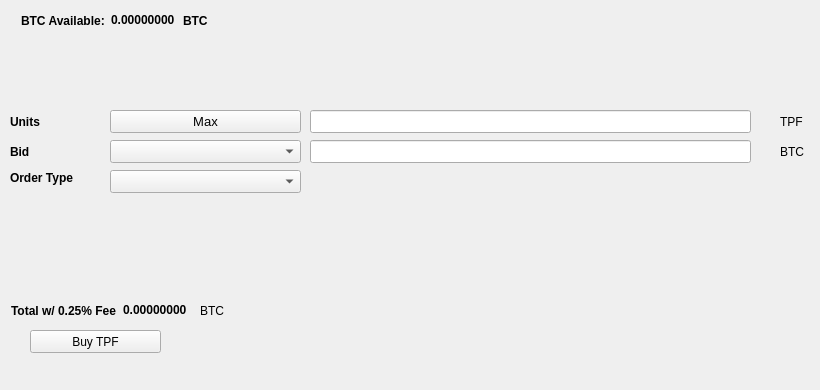
   <widget class="QWidget" name="BuyTab">
    <attribute name="title">
     <string>Buy</string>
    </attribute>
    <widget class="QPushButton" name="BuyTPF">
     <property name="geometry">
      <rect>
       <x>30</x>
       <y>330</y>
       <width>131</width>
       <height>23</height>
      </rect>
     </property>
     <property name="text">
      <string>Buy TPF</string>
     </property>
     <property name="icon">
      <iconset resource="../tpfcoin.qrc">
       <normaloff>:/icons/bitcoin</normaloff>:/icons/bitcoin</iconset>
     </property>
    </widget>
    <widget class="QLabel" name="label_3">
     <property name="geometry">
      <rect>
       <x>10</x>
       <y>110</y>
       <width>46</width>
       <height>23</height>
      </rect>
     </property>
     <property name="font">
      <font>
       <weight>75</weight>
       <bold>true</bold>
      </font>
     </property>
     <property name="text">
      <string>Units</string>
     </property>
    </widget>
    <widget class="QLineEdit" name="UnitsInput">
     <property name="geometry">
      <rect>
       <x>310</x>
       <y>110</y>
       <width>441</width>
       <height>23</height>
      </rect>
     </property>
     <property name="font">
      <font>
       <pointsize>9</pointsize>
       <weight>75</weight>
       <bold>true</bold>
      </font>
     </property>
    </widget>
    <widget class="QLineEdit" name="BuyBidPriceEdit">
     <property name="geometry">
      <rect>
       <x>310</x>
       <y>140</y>
       <width>441</width>
       <height>23</height>
      </rect>
     </property>
     <property name="font">
      <font>
       <pointsize>9</pointsize>
       <weight>75</weight>
       <bold>true</bold>
      </font>
     </property>
    </widget>
    <widget class="QLabel" name="label_4">
     <property name="geometry">
      <rect>
       <x>780</x>
       <y>110</y>
       <width>31</width>
       <height>23</height>
      </rect>
     </property>
     <property name="text">
      <string>TPF</string>
     </property>
    </widget>
    <widget class="QLabel" name="label_5">
     <property name="geometry">
      <rect>
       <x>780</x>
       <y>140</y>
       <width>31</width>
       <height>23</height>
      </rect>
     </property>
     <property name="text">
      <string>BTC</string>
     </property>
    </widget>
    <widget class="QLabel" name="label_6">
     <property name="geometry">
      <rect>
       <x>10</x>
       <y>140</y>
       <width>46</width>
       <height>23</height>
      </rect>
     </property>
     <property name="font">
      <font>
       <weight>75</weight>
       <bold>true</bold>
      </font>
     </property>
     <property name="text">
      <string>Bid</string>
     </property>
    </widget>
    <widget class="QLabel" name="label_7">
     <property name="geometry">
      <rect>
       <x>10</x>
       <y>170</y>
       <width>91</width>
       <height>16</height>
      </rect>
     </property>
     <property name="font">
      <font>
       <weight>75</weight>
       <bold>true</bold>
      </font>
     </property>
     <property name="text">
      <string>Order Type</string>
     </property>
    </widget>
    <widget class="QPushButton" name="Buy_Max_Amount">
     <property name="geometry">
      <rect>
       <x>110</x>
       <y>110</y>
       <width>191</width>
       <height>23</height>
      </rect>
     </property>
     <property name="font">
      <font>
       <pointsize>10</pointsize>
      </font>
     </property>
     <property name="text">
      <string>Max</string>
     </property>
    </widget>
    <widget class="QComboBox" name="BuyBidcomboBox">
     <property name="geometry">
      <rect>
       <x>110</x>
       <y>140</y>
       <width>191</width>
       <height>23</height>
      </rect>
     </property>
     <property name="font">
      <font>
       <pointsize>10</pointsize>
      </font>
     </property>
    </widget>
    <widget class="QComboBox" name="buyOrdertypeCombo">
     <property name="geometry">
      <rect>
       <x>110</x>
       <y>170</y>
       <width>191</width>
       <height>23</height>
      </rect>
     </property>
     <property name="font">
      <font>
       <pointsize>10</pointsize>
      </font>
     </property>
    </widget>
    <widget class="QWidget" name="layoutWidget1">
     <property name="geometry">
      <rect>
       <x>21</x>
       <y>11</y>
       <width>227</width>
       <height>19</height>
      </rect>
     </property>
     <layout class="QHBoxLayout" name="horizontalLayout_3">
      <item>
       <widget class="QLabel" name="label232">
        <property name="font">
         <font>
          <weight>75</weight>
          <bold>true</bold>
         </font>
        </property>
        <property name="text">
         <string>BTC Available:</string>
        </property>
       </widget>
      </item>
      <item>
       <widget class="QLabel" name="BtcAvailableLbl">
        <property name="palette">
         <palette>
          <active>
           <colorrole role="WindowText">
            <brush brushstyle="SolidPattern">
             <color alpha="255">
              <red>0</red>
              <green>0</green>
              <blue>0</blue>
             </color>
            </brush>
           </colorrole>
           <colorrole role="Button">
            <brush brushstyle="SolidPattern">
             <color alpha="255">
              <red>0</red>
              <green>170</green>
              <blue>0</blue>
             </color>
            </brush>
           </colorrole>
           <colorrole role="Light">
            <brush brushstyle="SolidPattern">
             <color alpha="255">
              <red>0</red>
              <green>255</green>
              <blue>0</blue>
             </color>
            </brush>
           </colorrole>
           <colorrole role="Midlight">
            <brush brushstyle="SolidPattern">
             <color alpha="255">
              <red>0</red>
              <green>212</green>
              <blue>0</blue>
             </color>
            </brush>
           </colorrole>
           <colorrole role="Dark">
            <brush brushstyle="SolidPattern">
             <color alpha="255">
              <red>0</red>
              <green>85</green>
              <blue>0</blue>
             </color>
            </brush>
           </colorrole>
           <colorrole role="Mid">
            <brush brushstyle="SolidPattern">
             <color alpha="255">
              <red>0</red>
              <green>113</green>
              <blue>0</blue>
             </color>
            </brush>
           </colorrole>
           <colorrole role="Text">
            <brush brushstyle="SolidPattern">
             <color alpha="255">
              <red>0</red>
              <green>170</green>
              <blue>0</blue>
             </color>
            </brush>
           </colorrole>
           <colorrole role="BrightText">
            <brush brushstyle="SolidPattern">
             <color alpha="255">
              <red>255</red>
              <green>255</green>
              <blue>255</blue>
             </color>
            </brush>
           </colorrole>
           <colorrole role="ButtonText">
            <brush brushstyle="SolidPattern">
             <color alpha="255">
              <red>0</red>
              <green>0</green>
              <blue>0</blue>
             </color>
            </brush>
           </colorrole>
           <colorrole role="Base">
            <brush brushstyle="SolidPattern">
             <color alpha="255">
              <red>255</red>
              <green>255</green>
              <blue>255</blue>
             </color>
            </brush>
           </colorrole>
           <colorrole role="Window">
            <brush brushstyle="SolidPattern">
             <color alpha="255">
              <red>0</red>
              <green>170</green>
              <blue>0</blue>
             </color>
            </brush>
           </colorrole>
           <colorrole role="Shadow">
            <brush brushstyle="SolidPattern">
             <color alpha="255">
              <red>0</red>
              <green>0</green>
              <blue>0</blue>
             </color>
            </brush>
           </colorrole>
           <colorrole role="AlternateBase">
            <brush brushstyle="SolidPattern">
             <color alpha="255">
              <red>127</red>
              <green>212</green>
              <blue>127</blue>
             </color>
            </brush>
           </colorrole>
           <colorrole role="ToolTipBase">
            <brush brushstyle="SolidPattern">
             <color alpha="255">
              <red>255</red>
              <green>255</green>
              <blue>220</blue>
             </color>
            </brush>
           </colorrole>
           <colorrole role="ToolTipText">
            <brush brushstyle="SolidPattern">
             <color alpha="255">
              <red>0</red>
              <green>0</green>
              <blue>0</blue>
             </color>
            </brush>
           </colorrole>
          </active>
          <inactive>
           <colorrole role="WindowText">
            <brush brushstyle="SolidPattern">
             <color alpha="255">
              <red>0</red>
              <green>0</green>
              <blue>0</blue>
             </color>
            </brush>
           </colorrole>
           <colorrole role="Button">
            <brush brushstyle="SolidPattern">
             <color alpha="255">
              <red>0</red>
              <green>170</green>
              <blue>0</blue>
             </color>
            </brush>
           </colorrole>
           <colorrole role="Light">
            <brush brushstyle="SolidPattern">
             <color alpha="255">
              <red>0</red>
              <green>255</green>
              <blue>0</blue>
             </color>
            </brush>
           </colorrole>
           <colorrole role="Midlight">
            <brush brushstyle="SolidPattern">
             <color alpha="255">
              <red>0</red>
              <green>212</green>
              <blue>0</blue>
             </color>
            </brush>
           </colorrole>
           <colorrole role="Dark">
            <brush brushstyle="SolidPattern">
             <color alpha="255">
              <red>0</red>
              <green>85</green>
              <blue>0</blue>
             </color>
            </brush>
           </colorrole>
           <colorrole role="Mid">
            <brush brushstyle="SolidPattern">
             <color alpha="255">
              <red>0</red>
              <green>113</green>
              <blue>0</blue>
             </color>
            </brush>
           </colorrole>
           <colorrole role="Text">
            <brush brushstyle="SolidPattern">
             <color alpha="255">
              <red>0</red>
              <green>170</green>
              <blue>0</blue>
             </color>
            </brush>
           </colorrole>
           <colorrole role="BrightText">
            <brush brushstyle="SolidPattern">
             <color alpha="255">
              <red>255</red>
              <green>255</green>
              <blue>255</blue>
             </color>
            </brush>
           </colorrole>
           <colorrole role="ButtonText">
            <brush brushstyle="SolidPattern">
             <color alpha="255">
              <red>0</red>
              <green>0</green>
              <blue>0</blue>
             </color>
            </brush>
           </colorrole>
           <colorrole role="Base">
            <brush brushstyle="SolidPattern">
             <color alpha="255">
              <red>255</red>
              <green>255</green>
              <blue>255</blue>
             </color>
            </brush>
           </colorrole>
           <colorrole role="Window">
            <brush brushstyle="SolidPattern">
             <color alpha="255">
              <red>0</red>
              <green>170</green>
              <blue>0</blue>
             </color>
            </brush>
           </colorrole>
           <colorrole role="Shadow">
            <brush brushstyle="SolidPattern">
             <color alpha="255">
              <red>0</red>
              <green>0</green>
              <blue>0</blue>
             </color>
            </brush>
           </colorrole>
           <colorrole role="AlternateBase">
            <brush brushstyle="SolidPattern">
             <color alpha="255">
              <red>127</red>
              <green>212</green>
              <blue>127</blue>
             </color>
            </brush>
           </colorrole>
           <colorrole role="ToolTipBase">
            <brush brushstyle="SolidPattern">
             <color alpha="255">
              <red>255</red>
              <green>255</green>
              <blue>220</blue>
             </color>
            </brush>
           </colorrole>
           <colorrole role="ToolTipText">
            <brush brushstyle="SolidPattern">
             <color alpha="255">
              <red>0</red>
              <green>0</green>
              <blue>0</blue>
             </color>
            </brush>
           </colorrole>
          </inactive>
          <disabled>
           <colorrole role="WindowText">
            <brush brushstyle="SolidPattern">
             <color alpha="255">
              <red>0</red>
              <green>85</green>
              <blue>0</blue>
             </color>
            </brush>
           </colorrole>
           <colorrole role="Button">
            <brush brushstyle="SolidPattern">
             <color alpha="255">
              <red>0</red>
              <green>170</green>
              <blue>0</blue>
             </color>
            </brush>
           </colorrole>
           <colorrole role="Light">
            <brush brushstyle="SolidPattern">
             <color alpha="255">
              <red>0</red>
              <green>255</green>
              <blue>0</blue>
             </color>
            </brush>
           </colorrole>
           <colorrole role="Midlight">
            <brush brushstyle="SolidPattern">
             <color alpha="255">
              <red>0</red>
              <green>212</green>
              <blue>0</blue>
             </color>
            </brush>
           </colorrole>
           <colorrole role="Dark">
            <brush brushstyle="SolidPattern">
             <color alpha="255">
              <red>0</red>
              <green>85</green>
              <blue>0</blue>
             </color>
            </brush>
           </colorrole>
           <colorrole role="Mid">
            <brush brushstyle="SolidPattern">
             <color alpha="255">
              <red>0</red>
              <green>113</green>
              <blue>0</blue>
             </color>
            </brush>
           </colorrole>
           <colorrole role="Text">
            <brush brushstyle="SolidPattern">
             <color alpha="255">
              <red>0</red>
              <green>85</green>
              <blue>0</blue>
             </color>
            </brush>
           </colorrole>
           <colorrole role="BrightText">
            <brush brushstyle="SolidPattern">
             <color alpha="255">
              <red>255</red>
              <green>255</green>
              <blue>255</blue>
             </color>
            </brush>
           </colorrole>
           <colorrole role="ButtonText">
            <brush brushstyle="SolidPattern">
             <color alpha="255">
              <red>0</red>
              <green>85</green>
              <blue>0</blue>
             </color>
            </brush>
           </colorrole>
           <colorrole role="Base">
            <brush brushstyle="SolidPattern">
             <color alpha="255">
              <red>0</red>
              <green>170</green>
              <blue>0</blue>
             </color>
            </brush>
           </colorrole>
           <colorrole role="Window">
            <brush brushstyle="SolidPattern">
             <color alpha="255">
              <red>0</red>
              <green>170</green>
              <blue>0</blue>
             </color>
            </brush>
           </colorrole>
           <colorrole role="Shadow">
            <brush brushstyle="SolidPattern">
             <color alpha="255">
              <red>0</red>
              <green>0</green>
              <blue>0</blue>
             </color>
            </brush>
           </colorrole>
           <colorrole role="AlternateBase">
            <brush brushstyle="SolidPattern">
             <color alpha="255">
              <red>0</red>
              <green>170</green>
              <blue>0</blue>
             </color>
            </brush>
           </colorrole>
           <colorrole role="ToolTipBase">
            <brush brushstyle="SolidPattern">
             <color alpha="255">
              <red>255</red>
              <green>255</green>
              <blue>220</blue>
             </color>
            </brush>
           </colorrole>
           <colorrole role="ToolTipText">
            <brush brushstyle="SolidPattern">
             <color alpha="255">
              <red>0</red>
              <green>0</green>
              <blue>0</blue>
             </color>
            </brush>
           </colorrole>
          </disabled>
         </palette>
        </property>
        <property name="font">
         <font>
          <weight>75</weight>
          <bold>true</bold>
         </font>
        </property>
        <property name="text">
         <string>0.00000000</string>
        </property>
        <property name="textInteractionFlags">
         <set>Qt::LinksAccessibleByMouse|Qt::TextSelectableByKeyboard|Qt::TextSelectableByMouse</set>
        </property>
       </widget>
      </item>
      <item>
       <widget class="QLabel" name="BtcAvailableLbl_2">
        <property name="font">
         <font>
          <weight>75</weight>
          <bold>true</bold>
         </font>
        </property>
        <property name="text">
         <string>BTC</string>
        </property>
       </widget>
      </item>
     </layout>
    </widget>
    <widget class="QWidget" name="layoutWidge2">
     <property name="geometry">
      <rect>
       <x>11</x>
       <y>301</y>
       <width>259</width>
       <height>19</height>
      </rect>
     </property>
     <layout class="QHBoxLayout" name="horizontalLayout_4">
      <item>
       <widget class="QLabel" name="label_9">
        <property name="font">
         <font>
          <weight>75</weight>
          <bold>true</bold>
         </font>
        </property>
        <property name="text">
         <string>Total w/ 0.25% Fee</string>
        </property>
       </widget>
      </item>
      <item>
       <widget class="QLabel" name="BuyCostLabel">
        <property name="palette">
         <palette>
          <active>
           <colorrole role="WindowText">
            <brush brushstyle="SolidPattern">
             <color alpha="255">
              <red>0</red>
              <green>0</green>
              <blue>0</blue>
             </color>
            </brush>
           </colorrole>
           <colorrole role="Button">
            <brush brushstyle="SolidPattern">
             <color alpha="255">
              <red>0</red>
              <green>170</green>
              <blue>0</blue>
             </color>
            </brush>
           </colorrole>
           <colorrole role="Light">
            <brush brushstyle="SolidPattern">
             <color alpha="255">
              <red>0</red>
              <green>255</green>
              <blue>0</blue>
             </color>
            </brush>
           </colorrole>
           <colorrole role="Midlight">
            <brush brushstyle="SolidPattern">
             <color alpha="255">
              <red>0</red>
              <green>212</green>
              <blue>0</blue>
             </color>
            </brush>
           </colorrole>
           <colorrole role="Dark">
            <brush brushstyle="SolidPattern">
             <color alpha="255">
              <red>0</red>
              <green>85</green>
              <blue>0</blue>
             </color>
            </brush>
           </colorrole>
           <colorrole role="Mid">
            <brush brushstyle="SolidPattern">
             <color alpha="255">
              <red>0</red>
              <green>113</green>
              <blue>0</blue>
             </color>
            </brush>
           </colorrole>
           <colorrole role="Text">
            <brush brushstyle="SolidPattern">
             <color alpha="255">
              <red>0</red>
              <green>170</green>
              <blue>0</blue>
             </color>
            </brush>
           </colorrole>
           <colorrole role="BrightText">
            <brush brushstyle="SolidPattern">
             <color alpha="255">
              <red>255</red>
              <green>255</green>
              <blue>255</blue>
             </color>
            </brush>
           </colorrole>
           <colorrole role="ButtonText">
            <brush brushstyle="SolidPattern">
             <color alpha="255">
              <red>0</red>
              <green>0</green>
              <blue>0</blue>
             </color>
            </brush>
           </colorrole>
           <colorrole role="Base">
            <brush brushstyle="SolidPattern">
             <color alpha="255">
              <red>255</red>
              <green>255</green>
              <blue>255</blue>
             </color>
            </brush>
           </colorrole>
           <colorrole role="Window">
            <brush brushstyle="SolidPattern">
             <color alpha="255">
              <red>0</red>
              <green>170</green>
              <blue>0</blue>
             </color>
            </brush>
           </colorrole>
           <colorrole role="Shadow">
            <brush brushstyle="SolidPattern">
             <color alpha="255">
              <red>0</red>
              <green>0</green>
              <blue>0</blue>
             </color>
            </brush>
           </colorrole>
           <colorrole role="AlternateBase">
            <brush brushstyle="SolidPattern">
             <color alpha="255">
              <red>127</red>
              <green>212</green>
              <blue>127</blue>
             </color>
            </brush>
           </colorrole>
           <colorrole role="ToolTipBase">
            <brush brushstyle="SolidPattern">
             <color alpha="255">
              <red>255</red>
              <green>255</green>
              <blue>220</blue>
             </color>
            </brush>
           </colorrole>
           <colorrole role="ToolTipText">
            <brush brushstyle="SolidPattern">
             <color alpha="255">
              <red>0</red>
              <green>0</green>
              <blue>0</blue>
             </color>
            </brush>
           </colorrole>
          </active>
          <inactive>
           <colorrole role="WindowText">
            <brush brushstyle="SolidPattern">
             <color alpha="255">
              <red>0</red>
              <green>0</green>
              <blue>0</blue>
             </color>
            </brush>
           </colorrole>
           <colorrole role="Button">
            <brush brushstyle="SolidPattern">
             <color alpha="255">
              <red>0</red>
              <green>170</green>
              <blue>0</blue>
             </color>
            </brush>
           </colorrole>
           <colorrole role="Light">
            <brush brushstyle="SolidPattern">
             <color alpha="255">
              <red>0</red>
              <green>255</green>
              <blue>0</blue>
             </color>
            </brush>
           </colorrole>
           <colorrole role="Midlight">
            <brush brushstyle="SolidPattern">
             <color alpha="255">
              <red>0</red>
              <green>212</green>
              <blue>0</blue>
             </color>
            </brush>
           </colorrole>
           <colorrole role="Dark">
            <brush brushstyle="SolidPattern">
             <color alpha="255">
              <red>0</red>
              <green>85</green>
              <blue>0</blue>
             </color>
            </brush>
           </colorrole>
           <colorrole role="Mid">
            <brush brushstyle="SolidPattern">
             <color alpha="255">
              <red>0</red>
              <green>113</green>
              <blue>0</blue>
             </color>
            </brush>
           </colorrole>
           <colorrole role="Text">
            <brush brushstyle="SolidPattern">
             <color alpha="255">
              <red>0</red>
              <green>170</green>
              <blue>0</blue>
             </color>
            </brush>
           </colorrole>
           <colorrole role="BrightText">
            <brush brushstyle="SolidPattern">
             <color alpha="255">
              <red>255</red>
              <green>255</green>
              <blue>255</blue>
             </color>
            </brush>
           </colorrole>
           <colorrole role="ButtonText">
            <brush brushstyle="SolidPattern">
             <color alpha="255">
              <red>0</red>
              <green>0</green>
              <blue>0</blue>
             </color>
            </brush>
           </colorrole>
           <colorrole role="Base">
            <brush brushstyle="SolidPattern">
             <color alpha="255">
              <red>255</red>
              <green>255</green>
              <blue>255</blue>
             </color>
            </brush>
           </colorrole>
           <colorrole role="Window">
            <brush brushstyle="SolidPattern">
             <color alpha="255">
              <red>0</red>
              <green>170</green>
              <blue>0</blue>
             </color>
            </brush>
           </colorrole>
           <colorrole role="Shadow">
            <brush brushstyle="SolidPattern">
             <color alpha="255">
              <red>0</red>
              <green>0</green>
              <blue>0</blue>
             </color>
            </brush>
           </colorrole>
           <colorrole role="AlternateBase">
            <brush brushstyle="SolidPattern">
             <color alpha="255">
              <red>127</red>
              <green>212</green>
              <blue>127</blue>
             </color>
            </brush>
           </colorrole>
           <colorrole role="ToolTipBase">
            <brush brushstyle="SolidPattern">
             <color alpha="255">
              <red>255</red>
              <green>255</green>
              <blue>220</blue>
             </color>
            </brush>
           </colorrole>
           <colorrole role="ToolTipText">
            <brush brushstyle="SolidPattern">
             <color alpha="255">
              <red>0</red>
              <green>0</green>
              <blue>0</blue>
             </color>
            </brush>
           </colorrole>
          </inactive>
          <disabled>
           <colorrole role="WindowText">
            <brush brushstyle="SolidPattern">
             <color alpha="255">
              <red>0</red>
              <green>85</green>
              <blue>0</blue>
             </color>
            </brush>
           </colorrole>
           <colorrole role="Button">
            <brush brushstyle="SolidPattern">
             <color alpha="255">
              <red>0</red>
              <green>170</green>
              <blue>0</blue>
             </color>
            </brush>
           </colorrole>
           <colorrole role="Light">
            <brush brushstyle="SolidPattern">
             <color alpha="255">
              <red>0</red>
              <green>255</green>
              <blue>0</blue>
             </color>
            </brush>
           </colorrole>
           <colorrole role="Midlight">
            <brush brushstyle="SolidPattern">
             <color alpha="255">
              <red>0</red>
              <green>212</green>
              <blue>0</blue>
             </color>
            </brush>
           </colorrole>
           <colorrole role="Dark">
            <brush brushstyle="SolidPattern">
             <color alpha="255">
              <red>0</red>
              <green>85</green>
              <blue>0</blue>
             </color>
            </brush>
           </colorrole>
           <colorrole role="Mid">
            <brush brushstyle="SolidPattern">
             <color alpha="255">
              <red>0</red>
              <green>113</green>
              <blue>0</blue>
             </color>
            </brush>
           </colorrole>
           <colorrole role="Text">
            <brush brushstyle="SolidPattern">
             <color alpha="255">
              <red>0</red>
              <green>85</green>
              <blue>0</blue>
             </color>
            </brush>
           </colorrole>
           <colorrole role="BrightText">
            <brush brushstyle="SolidPattern">
             <color alpha="255">
              <red>255</red>
              <green>255</green>
              <blue>255</blue>
             </color>
            </brush>
           </colorrole>
           <colorrole role="ButtonText">
            <brush brushstyle="SolidPattern">
             <color alpha="255">
              <red>0</red>
              <green>85</green>
              <blue>0</blue>
             </color>
            </brush>
           </colorrole>
           <colorrole role="Base">
            <brush brushstyle="SolidPattern">
             <color alpha="255">
              <red>0</red>
              <green>170</green>
              <blue>0</blue>
             </color>
            </brush>
           </colorrole>
           <colorrole role="Window">
            <brush brushstyle="SolidPattern">
             <color alpha="255">
              <red>0</red>
              <green>170</green>
              <blue>0</blue>
             </color>
            </brush>
           </colorrole>
           <colorrole role="Shadow">
            <brush brushstyle="SolidPattern">
             <color alpha="255">
              <red>0</red>
              <green>0</green>
              <blue>0</blue>
             </color>
            </brush>
           </colorrole>
           <colorrole role="AlternateBase">
            <brush brushstyle="SolidPattern">
             <color alpha="255">
              <red>0</red>
              <green>170</green>
              <blue>0</blue>
             </color>
            </brush>
           </colorrole>
           <colorrole role="ToolTipBase">
            <brush brushstyle="SolidPattern">
             <color alpha="255">
              <red>255</red>
              <green>255</green>
              <blue>220</blue>
             </color>
            </brush>
           </colorrole>
           <colorrole role="ToolTipText">
            <brush brushstyle="SolidPattern">
             <color alpha="255">
              <red>0</red>
              <green>0</green>
              <blue>0</blue>
             </color>
            </brush>
           </colorrole>
          </disabled>
         </palette>
        </property>
        <property name="font">
         <font>
          <weight>75</weight>
          <bold>true</bold>
         </font>
        </property>
        <property name="autoFillBackground">
         <bool>false</bool>
        </property>
        <property name="text">
         <string>0.00000000</string>
        </property>
        <property name="textInteractionFlags">
         <set>Qt::LinksAccessibleByMouse|Qt::TextSelectableByMouse</set>
        </property>
       </widget>
      </item>
      <item>
       <widget class="QLabel" name="label_10">
        <property name="font">
         <font>
          <weight>50</weight>
          <bold>false</bold>
         </font>
        </property>
        <property name="text">
         <string>BTC</string>
        </property>
       </widget>
      </item>
     </layout>
    </widget>
    <widget class="QLabel" name="label_24">
     <property name="geometry">
      <rect>
       <x>460</x>
       <y>300</y>
       <width>281</width>
       <height>81</height>
      </rect>
     </property>
     <property name="text">
      <string/>
     </property>
     <property name="pixmap">
      <pixmap>:/images/bittrex</pixmap>
     </property>
    </widget>
   </widget>
